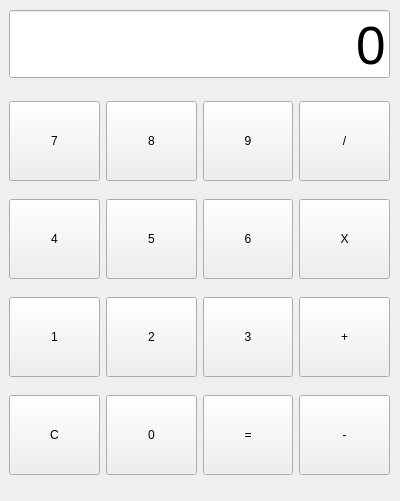
<?xml version="1.0" encoding="UTF-8"?>
<ui version="4.0">
 <class>Form</class>
 <widget class="QWidget" name="Form">
  <property name="geometry">
   <rect>
    <x>0</x>
    <y>0</y>
    <width>400</width>
    <height>501</height>
   </rect>
  </property>
  <property name="windowTitle">
   <string>Form</string>
  </property>
  <widget class="QWidget" name="verticalLayoutWidget">
   <property name="geometry">
    <rect>
     <x>9</x>
     <y>9</y>
     <width>381</width>
     <height>71</height>
    </rect>
   </property>
   <layout class="QVBoxLayout" name="verticalLayout">
    <item>
     <widget class="QLineEdit" name="txt_view">
      <property name="font">
       <font>
        <pointsize>40</pointsize>
       </font>
      </property>
      <property name="text">
       <string>0</string>
      </property>
      <property name="alignment">
       <set>Qt::AlignBottom|Qt::AlignRight|Qt::AlignTrailing</set>
      </property>
     </widget>
    </item>
   </layout>
  </widget>
  <widget class="QWidget" name="gridLayoutWidget">
   <property name="geometry">
    <rect>
     <x>9</x>
     <y>89</y>
     <width>381</width>
     <height>401</height>
    </rect>
   </property>
   <layout class="QGridLayout" name="gridLayout">
    <item row="1" column="3">
     <widget class="QPushButton" name="btn_multiply">
      <property name="minimumSize">
       <size>
        <width>0</width>
        <height>80</height>
       </size>
      </property>
      <property name="text">
       <string>X</string>
      </property>
     </widget>
    </item>
    <item row="2" column="2">
     <widget class="QPushButton" name="btn_number3">
      <property name="minimumSize">
       <size>
        <width>0</width>
        <height>80</height>
       </size>
      </property>
      <property name="text">
       <string>3</string>
      </property>
     </widget>
    </item>
    <item row="2" column="3">
     <widget class="QPushButton" name="btn_add">
      <property name="minimumSize">
       <size>
        <width>0</width>
        <height>80</height>
       </size>
      </property>
      <property name="text">
       <string>+</string>
      </property>
     </widget>
    </item>
    <item row="1" column="0">
     <widget class="QPushButton" name="btn_number4">
      <property name="minimumSize">
       <size>
        <width>0</width>
        <height>80</height>
       </size>
      </property>
      <property name="text">
       <string>4</string>
      </property>
     </widget>
    </item>
    <item row="0" column="1">
     <widget class="QPushButton" name="btn_number8">
      <property name="minimumSize">
       <size>
        <width>0</width>
        <height>80</height>
       </size>
      </property>
      <property name="text">
       <string>8</string>
      </property>
     </widget>
    </item>
    <item row="0" column="2">
     <widget class="QPushButton" name="btn_number9">
      <property name="minimumSize">
       <size>
        <width>0</width>
        <height>80</height>
       </size>
      </property>
      <property name="text">
       <string>9</string>
      </property>
     </widget>
    </item>
    <item row="2" column="0">
     <widget class="QPushButton" name="btn_number1">
      <property name="minimumSize">
       <size>
        <width>0</width>
        <height>80</height>
       </size>
      </property>
      <property name="text">
       <string>1</string>
      </property>
     </widget>
    </item>
    <item row="0" column="3">
     <widget class="QPushButton" name="btn_divide">
      <property name="minimumSize">
       <size>
        <width>0</width>
        <height>80</height>
       </size>
      </property>
      <property name="text">
       <string>/</string>
      </property>
     </widget>
    </item>
    <item row="1" column="2">
     <widget class="QPushButton" name="btn_number6">
      <property name="minimumSize">
       <size>
        <width>0</width>
        <height>80</height>
       </size>
      </property>
      <property name="text">
       <string>6</string>
      </property>
     </widget>
    </item>
    <item row="3" column="0">
     <widget class="QPushButton" name="btn_C">
      <property name="minimumSize">
       <size>
        <width>0</width>
        <height>80</height>
       </size>
      </property>
      <property name="text">
       <string>C</string>
      </property>
     </widget>
    </item>
    <item row="2" column="1">
     <widget class="QPushButton" name="btn_number2">
      <property name="minimumSize">
       <size>
        <width>0</width>
        <height>80</height>
       </size>
      </property>
      <property name="text">
       <string>2</string>
      </property>
     </widget>
    </item>
    <item row="3" column="1">
     <widget class="QPushButton" name="btn_number0">
      <property name="minimumSize">
       <size>
        <width>0</width>
        <height>80</height>
       </size>
      </property>
      <property name="text">
       <string>0</string>
      </property>
     </widget>
    </item>
    <item row="0" column="0">
     <widget class="QPushButton" name="btn_number7">
      <property name="minimumSize">
       <size>
        <width>0</width>
        <height>80</height>
       </size>
      </property>
      <property name="text">
       <string>7</string>
      </property>
     </widget>
    </item>
    <item row="1" column="1">
     <widget class="QPushButton" name="btn_number5">
      <property name="minimumSize">
       <size>
        <width>0</width>
        <height>80</height>
       </size>
      </property>
      <property name="text">
       <string>5</string>
      </property>
     </widget>
    </item>
    <item row="3" column="2">
     <widget class="QPushButton" name="btn_result">
      <property name="minimumSize">
       <size>
        <width>0</width>
        <height>80</height>
       </size>
      </property>
      <property name="text">
       <string>=</string>
      </property>
     </widget>
    </item>
    <item row="3" column="3">
     <widget class="QPushButton" name="btn_minus">
      <property name="minimumSize">
       <size>
        <width>0</width>
        <height>80</height>
       </size>
      </property>
      <property name="text">
       <string>-</string>
      </property>
     </widget>
    </item>
   </layout>
  </widget>
 </widget>
 <resources/>
 <connections/>
</ui>
